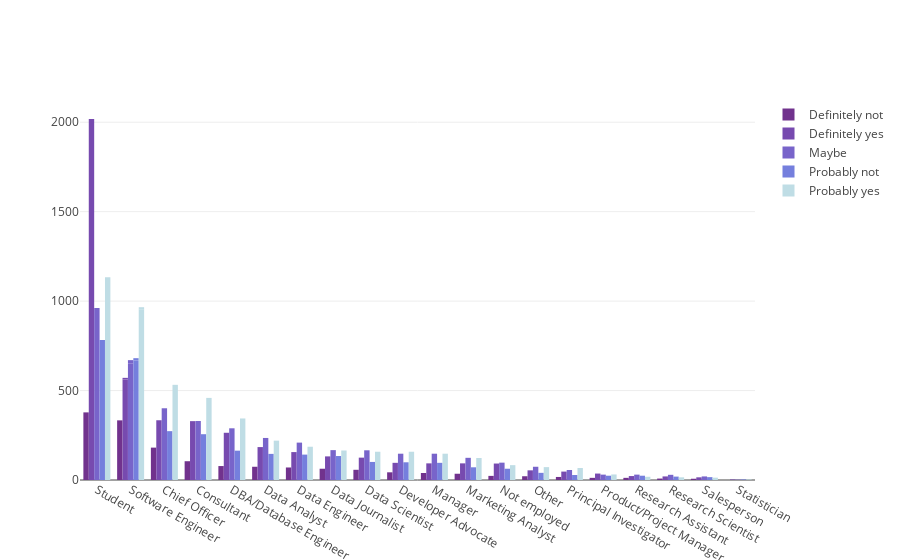

Here is the notebook cell this chart was saved with:
### Code cell
trace1 = go.Bar(
    x=roles,
    y=DP_df['Definitely not'],
    name='Definitely not',
    marker = dict(color="rgb(113, 50, 141)")
)
trace2 = go.Bar(
    x=roles,
    y=DP_df['Definitely yes'],
    name='Definitely yes',
    marker = dict(color="rgb(119, 74, 175)")
)

trace3 = go.Bar(
    x=roles,
    y=DP_df['Maybe'],
    name='Maybe',
    marker = dict(color="rgb(120, 100, 202)")
)

trace4 = go.Bar(
    x=roles,
    y=DP_df['Probably not'],
    name='Probably not',
    marker = dict(color="rgb(117, 127, 221)")
)

trace5 = go.Bar(
    x=roles,
    y=DP_df['Probably yes'],
    name='Probably yes',
    marker = dict(color="rgb(191, 221, 229)")
)

data = [trace1, trace2, trace3, trace4, trace5]
layout = go.Layout(
    barmode='group'
)

fig = go.Figure(data=data, layout=layout)
py.iplot(fig, filename='grouped-bar')

### Figure 1 — Plotly figure (JSON) as saved in the notebook; plotly's stock layout.template omitted (floating-point values rounded to 4 significant figures)
{"data": [{"marker": {"color": "rgb(113, 50, 141)"}, "name": "Definitely not", "type": "bar", "uid": "a1f5345e-c4b0-43c3-8bd8-701964ad16ee", "x": ["Student", "Software Engineer", "Chief Officer", "Consultant", "DBA/Database Engineer", "Data Analyst", "Data Engineer", "Data Journalist", "Data Scientist", "Developer Advocate", "Manager", "Marketing Analyst", "Not employed", "Other", "Principal Investigator", "Product/Project Manager", "Research Assistant", "Research Scientist", "Salesperson", "Software Engineer", "Statistician"], "y": [378, 333, 181, 105, 78, 74, 70, 63, 57, 43, 39, 35, 23, 21, 17, 12, 12, 8, 7, 1]}, {"marker": {"color": "rgb(119, 74, 175)"}, "name": "Definitely yes", "type": "bar", "uid": "5ae45add-97d0-4933-b44d-71cfb804a7ea", "x": ["Student", "Software Engineer", "Chief Officer", "Consultant", "DBA/Database Engineer", "Data Analyst", "Data Engineer", "Data Journalist", "Data Scientist", "Developer Advocate", "Manager", "Marketing Analyst", "Not employed", "Other", "Principal Investigator", "Product/Project Manager", "Research Assistant", "Research Scientist", "Salesperson", "Software Engineer", "Statistician"], "y": [2018, 562, 334, 329, 264, 184, 156, 132, 125, 96, 93, 93, 92, 54, 47, 36, 22, 20, 15, 9, 3]}, {"marker": {"color": "rgb(120, 100, 202)"}, "name": "Maybe", "type": "bar", "uid": "4325f9fa-3254-4d71-8238-cd92973248dd", "x": ["Student", "Software Engineer", "Chief Officer", "Consultant", "DBA/Database Engineer", "Data Analyst", "Data Engineer", "Data Journalist", "Data Scientist", "Developer Advocate", "Manager", "Marketing Analyst", "Not employed", "Other", "Principal Investigator", "Product/Project Manager", "Research Assistant", "Research Scientist", "Salesperson", "Software Engineer", "Statistician"], "y": [961, 650, 401, 330, 289, 235, 209, 167, 166, 147, 147, 124, 97, 74, 56, 30, 30, 29, 20, 20, 2]}, {"marker": {"color": "rgb(117, 127, 221)"}, "name": "Probably not", "type": "bar", "uid": "50ab3bac-b5cb-4126-bfd9-2f92a7368db7", "x": ["Student", "Software Engineer", "Chief Officer", "Consultant", "DBA/Database Engineer", "Data Analyst", "Data Engineer", "Data Journalist", "Data Scientist", "Developer Advocate", "Manager", "Marketing Analyst", "Not employed", "Other", "Principal Investigator", "Product/Project Manager", "Research Assistant", "Research Scientist", "Salesperson", "Software Engineer", "Statistician"], "y": [782, 669, 273, 256, 164, 146, 142, 134, 101, 99, 96, 71, 63, 40, 28, 24, 24, 19, 16, 12, 3]}, {"marker": {"color": "rgb(191, 221, 229)"}, "name": "Probably yes", "type": "bar", "uid": "783d9959-a2c2-426b-a8c6-9103211acec9", "x": ["Student", "Software Engineer", "Chief Officer", "Consultant", "DBA/Database Engineer", "Data Analyst", "Data Engineer", "Data Journalist", "Data Scientist", "Developer Advocate", "Manager", "Marketing Analyst", "Not employed", "Other", "Principal Investigator", "Product/Project Manager", "Research Assistant", "Research Scientist", "Salesperson", "Software Engineer", "Statistician"], "y": [1133, 954, 532, 459, 344, 220, 186, 165, 158, 158, 147, 123, 83, 72, 67, 31, 18, 15, 13, 12, 3]}], "layout": {"barmode": "group"}}
